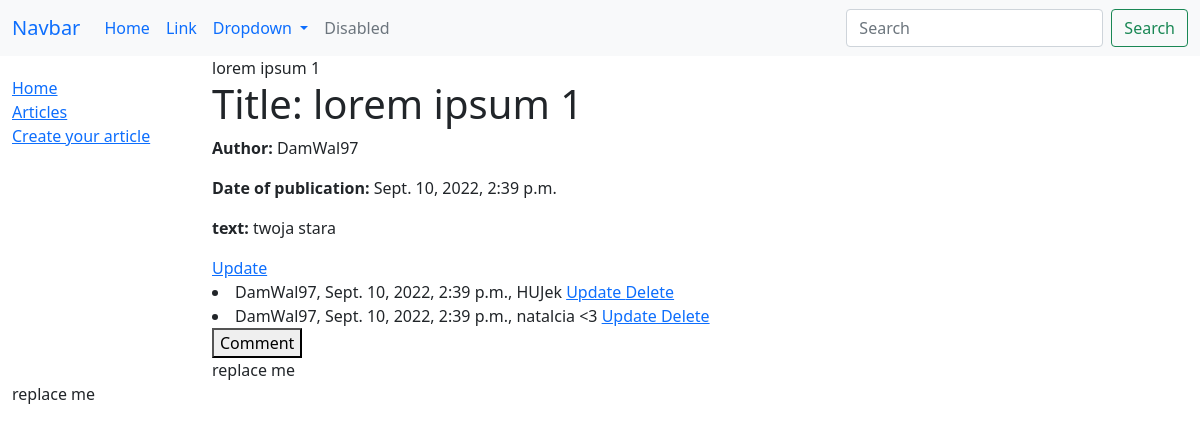
The page /article_list/16/ on the database as committed earlier.
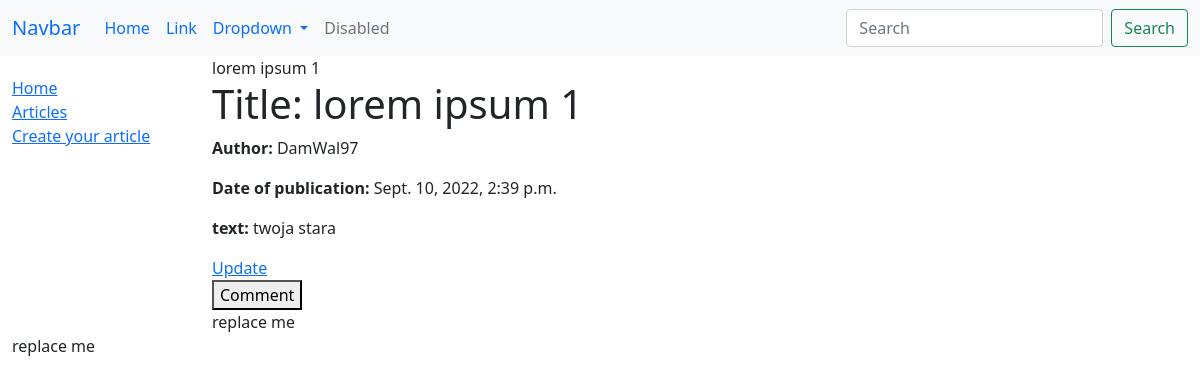
The same page on the database as committed later.
### article/models.py (models this page shows, shortened)
class Article(models.Model):
    title = models.CharField(max_length=50)
    author = models.ForeignKey(User,on_delete=models.SET_NULL, null=True)
    text = models.CharField(max_length=5000)
    date = datetime.now()
    def __str__(self):
        return self.title

class Comment(models.Model):
    article = models.ForeignKey(Article, on_delete = models.CASCADE)
    user = models.ForeignKey(User, on_delete=models.CASCADE)
    text = models.CharField(max_length=1000, blank=False)
    date=datetime.now()

### article/views.py (the view, shortened to what this page needs)
# urls.py: path('article_list/<int:article_id>/', articleDetailView, name='article_detail'),
def articleDetailView(request, article_id):
    id=article_id
    data = {}
    article_data = Article.objects.get(id=id)
    comment_data = Comment.objects.filter(article=id)
    data['queryset'] = article_data
    data['comments'] = comment_data
    data['form'] = 0
    return render(request, 'article/article_detail.html',data)

### article/templates/article/article_detail.html (shortened to what this page needs)
{% extends 'base.html' %}
{% block content %}
{{queryset}}
<h1>Title: {{ queryset.title }}</h1>
<p><strong>Author:</strong> {{ queryset.author }}</p>
<p><strong>Date of publication:</strong> {{ queryset.date }}</p>
<p><strong>text:</strong> {{ queryset.text }}</p>
<a href = '{% url "update-article" queryset.id %}'>Update</a>
{% for comment in comments %}
    <li>
        {{comment.user}}, {{comment.date}}, {{comment.text}}
        <a href = '{% url "update-comment" comment.id %}'>
            Update
        </a>
        <a href = '{% url "delete-comment" comment.id %}'>
            Delete
        </a>
    </li>
{% endfor %}
<form method="POST" action="">
    <button type="submit", name="save">Comment</button>
</form>
{% block delete-btn%}
    replace me
{% endblock %}
{% endblock %}

### article/templates/base.html (shortened to what this page needs)
<!DOCTYPE html>
<html lang="en">
<head>
  {% block navbar %}
  <nav class="navbar navbar-expand-lg bg-light">
    <div class="container-fluid">
      <a class="navbar-brand" href="#">Navbar</a>
      <div class="collapse navbar-collapse" id="navbarSupportedContent">
        <ul class="navbar-nav me-auto mb-2 mb-lg-0">
          <li class="nav-item">
            <a class="nav-link active" aria-current="page" href="#">Home</a>
          </li>
          <li class="nav-item">
            <a class="nav-link" href="#">Link</a>
          </li>
          <li class="nav-item dropdown">
            <a class="nav-link dropdown-toggle" href="#" role="button" data-bs-toggle="dropdown" aria-expanded="false">
              Dropdown
            </a>
          </li>
          <li class="nav-item">
            <a class="nav-link disabled">Disabled</a>
          </li>
        </ul>
        <form class="d-flex" role="search" method="POST" action=" {% url 'search-result' %}">
          <input name="searched" class="form-control me-2" type="search" placeholder="Search" aria-label="Search">
          <button class="btn btn-outline-success" type="submit">Search</button>
        </form>
      </div>
    </div>
  </nav>
  {% endblock %}
  <link href="https://cdn.jsdelivr.net/npm/bootstrap@5.1.3/dist/css/bootstrap.min.css" rel="stylesheet">
  {% load static %}
  <link rel="stylesheet" href="{% static 'css/styles.css' %}">
</head>
<body>
    <div class="container-fluid">
      <div class="row">
        <div class="col-sm-2">
        {% block sidebar %}
          <ul class="sidebar-nav">
            <li><a href="{% url 'index' %}">Home</a></li>
            <li><a href="{% url 'article-list' %}">Articles</a></li>
            <li><a href="{% url 'create-article' %}">Create your article</a></li>
          </ul>
       {% endblock %}
        </div>
        <div class="col-sm-10 ">{% block content %}{% endblock %}</div>
        <div class="col-sm-10 ">{% block delete-btn %}{% endblock %}</div>
      </div>
    </div>
  </body>
</html>

### article/static/css/styles.css (style rules this page uses)
.sidebar-nav { margin-top: 20px; padding: 0; list-style: none; }

Rows that differ between the two databases and show on the page:
removed Comment: user "DamWal97", date "Sept. 10, 2022, 2:39 p.m.", text "HUJek"
removed Comment: user "DamWal97", date "Sept. 10, 2022, 2:39 p.m.", text "natalcia <3"
